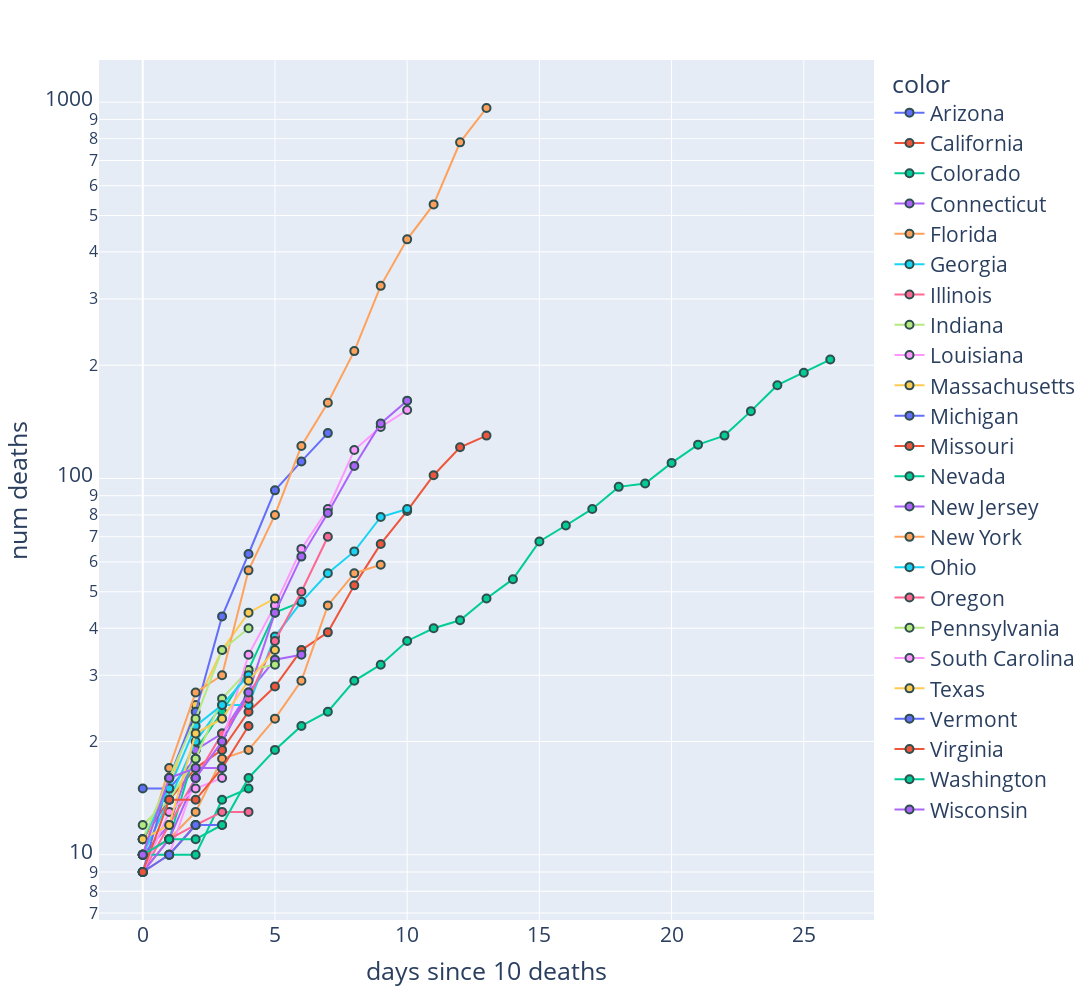

Notebook code for this chart:
### Code cell
plt = px.scatter(x=plot_df.days, y=plot_df.value, color=plot_df.state,
              width=1200, height=1000, 
              log_y=True,
              labels=dict(y='num deaths', x='days since 10 deaths')
            )

plt.update_traces(mode='lines+markers',
                  marker=dict(size=8,
                              line=dict(width=2,
                                        color='DarkSlateGrey')))
plt.update_layout(font=dict(
        size=21))
plt.show()

### Figure 1 — Plotly figure (JSON) as saved in the notebook; plotly's stock layout.template omitted (floating-point values rounded to 4 significant figures)
{"data": [{"hoverlabel": {"namelength": 0}, "hovertemplate": "color=Arizona<br>days since 10 deaths=%{x}<br>num deaths=%{y}", "legendgroup": "Arizona", "marker": {"color": "#636efa", "line": {"color": "DarkSlateGrey", "width": 2}, "size": 8, "symbol": "circle"}, "mode": "lines+markers", "name": "Arizona", "showlegend": true, "type": "scatter", "x": [0, 1, 2, 3, 4, 5, 6, 7, 8, 9, 10, 11, 12, 13, 14, 15, 16, 17, 18, 19, 20, 21, 22, 23, 24, 25, 26], "xaxis": "x", "y": [15, 15, 18, null, null, null, null, null, null, null, null, null, null, null, null, null, null, null, null, null, null, null, null, null, null, null, null], "yaxis": "y"}, {"hoverlabel": {"namelength": 0}, "hovertemplate": "color=California<br>days since 10 deaths=%{x}<br>num deaths=%{y}", "legendgroup": "California", "marker": {"color": "#EF553B", "line": {"color": "DarkSlateGrey", "width": 2}, "size": 8, "symbol": "circle"}, "mode": "lines+markers", "name": "California", "showlegend": true, "type": "scatter", "x": [0, 1, 2, 3, 4, 5, 6, 7, 8, 9, 10, 11, 12, 13, 14, 15, 16, 17, 18, 19, 20, 21, 22, 23, 24, 25, 26], "xaxis": "x", "y": [11, 14, 17, 19, 24, 28, 35, 39, 52, 67, 82, 102, 121, 130, null, null, null, null, null, null, null, null, null, null, null, null, null], "yaxis": "y"}, {"hoverlabel": {"namelength": 0}, "hovertemplate": "color=Colorado<br>days since 10 deaths=%{x}<br>num deaths=%{y}", "legendgroup": "Colorado", "marker": {"color": "#00cc96", "line": {"color": "DarkSlateGrey", "width": 2}, "size": 8, "symbol": "circle"}, "mode": "lines+markers", "name": "Colorado", "showlegend": true, "type": "scatter", "x": [0, 1, 2, 3, 4, 5, 6, 7, 8, 9, 10, 11, 12, 13, 14, 15, 16, 17, 18, 19, 20, 21, 22, 23, 24, 25, 26], "xaxis": "x", "y": [10, 11, 19, 24, 31, 44, 47, null, null, null, null, null, null, null, null, null, null, null, null, null, null, null, null, null, null, null, null], "yaxis": "y"}, {"hoverlabel": {"namelength": 0}, "hovertemplate": "color=Connecticut<br>days since 10 deaths=%{x}<br>num deaths=%{y}", "legendgroup": "Connecticut", "marker": {"color": "#ab63fa", "line": {"color": "DarkSlateGrey", "width": 2}, "size": 8, "symbol": "circle"}, "mode": "lines+markers", "name": "Connecticut", "showlegend": true, "type": "scatter", "x": [0, 1, 2, 3, 4, 5, 6, 7, 8, 9, 10, 11, 12, 13, 14, 15, 16, 17, 18, 19, 20, 21, 22, 23, 24, 25, 26], "xaxis": "x", "y": [10, 12, 19, 21, 27, 33, 34, null, null, null, null, null, null, null, null, null, null, null, null, null, null, null, null, null, null, null, null], "yaxis": "y"}, {"hoverlabel": {"namelength": 0}, "hovertemplate": "color=Florida<br>days since 10 deaths=%{x}<br>num deaths=%{y}", "legendgroup": "Florida", "marker": {"color": "#FFA15A", "line": {"color": "DarkSlateGrey", "width": 2}, "size": 8, "symbol": "circle"}, "mode": "lines+markers", "name": "Florida", "showlegend": true, "type": "scatter", "x": [0, 1, 2, 3, 4, 5, 6, 7, 8, 9, 10, 11, 12, 13, 14, 15, 16, 17, 18, 19, 20, 21, 22, 23, 24, 25, 26], "xaxis": "x", "y": [9, 11, 13, 18, 19, 23, 29, 46, 56, 59, null, null, null, null, null, null, null, null, null, null, null, null, null, null, null, null, null], "yaxis": "y"}, {"hoverlabel": {"namelength": 0}, "hovertemplate": "color=Georgia<br>days since 10 deaths=%{x}<br>num deaths=%{y}", "legendgroup": "Georgia", "marker": {"color": "#19d3f3", "line": {"color": "DarkSlateGrey", "width": 2}, "size": 8, "symbol": "circle"}, "mode": "lines+markers", "name": "Georgia", "showlegend": true, "type": "scatter", "x": [0, 1, 2, 3, 4, 5, 6, 7, 8, 9, 10, 11, 12, 13, 14, 15, 16, 17, 18, 19, 20, 21, 22, 23, 24, 25, 26], "xaxis": "x", "y": [10, 14, 20, 25, 25, 38, 47, 56, 64, 79, 83, null, null, null, null, null, null, null, null, null, null, null, null, null, null, null, null], "yaxis": "y"}, {"hoverlabel": {"namelength": 0}, "hovertemplate": "color=Illinois<br>days since 10 deaths=%{x}<br>num deaths=%{y}", "legendgroup": "Illinois", "marker": {"color": "#FF6692", "line": {"color": "DarkSlateGrey", "width": 2}, "size": 8, "symbol": "circle"}, "mode": "lines+markers", "name": "Illinois", "showlegend": true, "type": "scatter", "x": [0, 1, 2, 3, 4, 5, 6, 7, 8, 9, 10, 11, 12, 13, 14, 15, 16, 17, 18, 19, 20, 21, 22, 23, 24, 25, 26], "xaxis": "x", "y": [9, 12, 16, 21, 26, 37, 50, 70, null, null, null, null, null, null, null, null, null, null, null, null, null, null, null, null, null, null, null], "yaxis": "y"}, {"hoverlabel": {"namelength": 0}, "hovertemplate": "color=Indiana<br>days since 10 deaths=%{x}<br>num deaths=%{y}", "legendgroup": "Indiana", "marker": {"color": "#B6E880", "line": {"color": "DarkSlateGrey", "width": 2}, "size": 8, "symbol": "circle"}, "mode": "lines+markers", "name": "Indiana", "showlegend": true, "type": "scatter", "x": [0, 1, 2, 3, 4, 5, 6, 7, 8, 9, 10, 11, 12, 13, 14, 15, 16, 17, 18, 19, 20, 21, 22, 23, 24, 25, 26], "xaxis": "x", "y": [12, 14, 18, 26, 31, 32, null, null, null, null, null, null, null, null, null, null, null, null, null, null, null, null, null, null, null, null, null], "yaxis": "y"}, {"hoverlabel": {"namelength": 0}, "hovertemplate": "color=Louisiana<br>days since 10 deaths=%{x}<br>num deaths=%{y}", "legendgroup": "Louisiana", "marker": {"color": "#FF97FF", "line": {"color": "DarkSlateGrey", "width": 2}, "size": 8, "symbol": "circle"}, "mode": "lines+markers", "name": "Louisiana", "showlegend": true, "type": "scatter", "x": [0, 1, 2, 3, 4, 5, 6, 7, 8, 9, 10, 11, 12, 13, 14, 15, 16, 17, 18, 19, 20, 21, 22, 23, 24, 25, 26], "xaxis": "x", "y": [10, 10, 16, 20, 34, 46, 65, 83, 119, 137, 152, null, null, null, null, null, null, null, null, null, null, null, null, null, null, null, null], "yaxis": "y"}, {"hoverlabel": {"namelength": 0}, "hovertemplate": "color=Massachusetts<br>days since 10 deaths=%{x}<br>num deaths=%{y}", "legendgroup": "Massachusetts", "marker": {"color": "#FECB52", "line": {"color": "DarkSlateGrey", "width": 2}, "size": 8, "symbol": "circle"}, "mode": "lines+markers", "name": "Massachusetts", "showlegend": true, "type": "scatter", "x": [0, 1, 2, 3, 4, 5, 6, 7, 8, 9, 10, 11, 12, 13, 14, 15, 16, 17, 18, 19, 20, 21, 22, 23, 24, 25, 26], "xaxis": "x", "y": [11, 15, 25, 35, 44, 48, null, null, null, null, null, null, null, null, null, null, null, null, null, null, null, null, null, null, null, null, null], "yaxis": "y"}, {"hoverlabel": {"namelength": 0}, "hovertemplate": "color=Michigan<br>days since 10 deaths=%{x}<br>num deaths=%{y}", "legendgroup": "Michigan", "marker": {"color": "#636efa", "line": {"color": "DarkSlateGrey", "width": 2}, "size": 8, "symbol": "circle"}, "mode": "lines+markers", "name": "Michigan", "showlegend": true, "type": "scatter", "x": [0, 1, 2, 3, 4, 5, 6, 7, 8, 9, 10, 11, 12, 13, 14, 15, 16, 17, 18, 19, 20, 21, 22, 23, 24, 25, 26], "xaxis": "x", "y": [9, 16, 24, 43, 63, 93, 111, 132, null, null, null, null, null, null, null, null, null, null, null, null, null, null, null, null, null, null, null], "yaxis": "y"}, {"hoverlabel": {"namelength": 0}, "hovertemplate": "color=Missouri<br>days since 10 deaths=%{x}<br>num deaths=%{y}", "legendgroup": "Missouri", "marker": {"color": "#EF553B", "line": {"color": "DarkSlateGrey", "width": 2}, "size": 8, "symbol": "circle"}, "mode": "lines+markers", "name": "Missouri", "showlegend": true, "type": "scatter", "x": [0, 1, 2, 3, 4, 5, 6, 7, 8, 9, 10, 11, 12, 13, 14, 15, 16, 17, 18, 19, 20, 21, 22, 23, 24, 25, 26], "xaxis": "x", "y": [9, 10, 12, null, null, null, null, null, null, null, null, null, null, null, null, null, null, null, null, null, null, null, null, null, null, null, null], "yaxis": "y"}, {"hoverlabel": {"namelength": 0}, "hovertemplate": "color=Nevada<br>days since 10 deaths=%{x}<br>num deaths=%{y}", "legendgroup": "Nevada", "marker": {"color": "#00cc96", "line": {"color": "DarkSlateGrey", "width": 2}, "size": 8, "symbol": "circle"}, "mode": "lines+markers", "name": "Nevada", "showlegend": true, "type": "scatter", "x": [0, 1, 2, 3, 4, 5, 6, 7, 8, 9, 10, 11, 12, 13, 14, 15, 16, 17, 18, 19, 20, 21, 22, 23, 24, 25, 26], "xaxis": "x", "y": [10, 10, 10, 14, 15, null, null, null, null, null, null, null, null, null, null, null, null, null, null, null, null, null, null, null, null, null, null], "yaxis": "y"}, {"hoverlabel": {"namelength": 0}, "hovertemplate": "color=New Jersey<br>days since 10 deaths=%{x}<br>num deaths=%{y}", "legendgroup": "New Jersey", "marker": {"color": "#ab63fa", "line": {"color": "DarkSlateGrey", "width": 2}, "size": 8, "symbol": "circle"}, "mode": "lines+markers", "name": "New Jersey", "showlegend": true, "type": "scatter", "x": [0, 1, 2, 3, 4, 5, 6, 7, 8, 9, 10, 11, 12, 13, 14, 15, 16, 17, 18, 19, 20, 21, 22, 23, 24, 25, 26], "xaxis": "x", "y": [9, 11, 16, 20, 27, 44, 62, 81, 108, 140, 161, null, null, null, null, null, null, null, null, null, null, null, null, null, null, null, null], "yaxis": "y"}, {"hoverlabel": {"namelength": 0}, "hovertemplate": "color=New York<br>days since 10 deaths=%{x}<br>num deaths=%{y}", "legendgroup": "New York", "marker": {"color": "#FFA15A", "line": {"color": "DarkSlateGrey", "width": 2}, "size": 8, "symbol": "circle"}, "mode": "lines+markers", "name": "New York", "showlegend": true, "type": "scatter", "x": [0, 1, 2, 3, 4, 5, 6, 7, 8, 9, 10, 11, 12, 13, 14, 15, 16, 17, 18, 19, 20, 21, 22, 23, 24, 25, 26], "xaxis": "x", "y": [10, 17, 27, 30, 57, 80, 122, 159, 218, 325, 432, 535, 782, 965, null, null, null, null, null, null, null, null, null, null, null, null, null], "yaxis": "y"}, {"hoverlabel": {"namelength": 0}, "hovertemplate": "color=Ohio<br>days since 10 deaths=%{x}<br>num deaths=%{y}", "legendgroup": "Ohio", "marker": {"color": "#19d3f3", "line": {"color": "DarkSlateGrey", "width": 2}, "size": 8, "symbol": "circle"}, "mode": "lines+markers", "name": "Ohio", "showlegend": true, "type": "scatter", "x": [0, 1, 2, 3, 4, 5, 6, 7, 8, 9, 10, 11, 12, 13, 14, 15, 16, 17, 18, 19, 20, 21, 22, 23, 24, 25, 26], "xaxis": "x", "y": [11, 15, 22, 25, 30, null, null, null, null, null, null, null, null, null, null, null, null, null, null, null, null, null, null, null, null, null, null], "yaxis": "y"}, {"hoverlabel": {"namelength": 0}, "hovertemplate": "color=Oregon<br>days since 10 deaths=%{x}<br>num deaths=%{y}", "legendgroup": "Oregon", "marker": {"color": "#FF6692", "line": {"color": "DarkSlateGrey", "width": 2}, "size": 8, "symbol": "circle"}, "mode": "lines+markers", "name": "Oregon", "showlegend": true, "type": "scatter", "x": [0, 1, 2, 3, 4, 5, 6, 7, 8, 9, 10, 11, 12, 13, 14, 15, 16, 17, 18, 19, 20, 21, 22, 23, 24, 25, 26], "xaxis": "x", "y": [10, 11, 12, 13, 13, null, null, null, null, null, null, null, null, null, null, null, null, null, null, null, null, null, null, null, null, null, null], "yaxis": "y"}, {"hoverlabel": {"namelength": 0}, "hovertemplate": "color=Pennsylvania<br>days since 10 deaths=%{x}<br>num deaths=%{y}", "legendgroup": "Pennsylvania", "marker": {"color": "#B6E880", "line": {"color": "DarkSlateGrey", "width": 2}, "size": 8, "symbol": "circle"}, "mode": "lines+markers", "name": "Pennsylvania", "showlegend": true, "type": "scatter", "x": [0, 1, 2, 3, 4, 5, 6, 7, 8, 9, 10, 11, 12, 13, 14, 15, 16, 17, 18, 19, 20, 21, 22, 23, 24, 25, 26], "xaxis": "x", "y": [11, 16, 23, 35, 40, null, null, null, null, null, null, null, null, null, null, null, null, null, null, null, null, null, null, null, null, null, null], "yaxis": "y"}, {"hoverlabel": {"namelength": 0}, "hovertemplate": "color=South Carolina<br>days since 10 deaths=%{x}<br>num deaths=%{y}", "legendgroup": "South Carolina", "marker": {"color": "#FF97FF", "line": {"color": "DarkSlateGrey", "width": 2}, "size": 8, "symbol": "circle"}, "mode": "lines+markers", "name": "South Carolina", "showlegend": true, "type": "scatter", "x": [0, 1, 2, 3, 4, 5, 6, 7, 8, 9, 10, 11, 12, 13, 14, 15, 16, 17, 18, 19, 20, 21, 22, 23, 24, 25, 26], "xaxis": "x", "y": [9, 13, 15, 16, null, null, null, null, null, null, null, null, null, null, null, null, null, null, null, null, null, null, null, null, null, null, null], "yaxis": "y"}, {"hoverlabel": {"namelength": 0}, "hovertemplate": "color=Texas<br>days since 10 deaths=%{x}<br>num deaths=%{y}", "legendgroup": "Texas", "marker": {"color": "#FECB52", "line": {"color": "DarkSlateGrey", "width": 2}, "size": 8, "symbol": "circle"}, "mode": "lines+markers", "name": "Texas", "showlegend": true, "type": "scatter", "x": [0, 1, 2, 3, 4, 5, 6, 7, 8, 9, 10, 11, 12, 13, 14, 15, 16, 17, 18, 19, 20, 21, 22, 23, 24, 25, 26], "xaxis": "x", "y": [11, 12, 21, 23, 29, 35, null, null, null, null, null, null, null, null, null, null, null, null, null, null, null, null, null, null, null, null, null], "yaxis": "y"}, {"hoverlabel": {"namelength": 0}, "hovertemplate": "color=Vermont<br>days since 10 deaths=%{x}<br>num deaths=%{y}", "legendgroup": "Vermont", "marker": {"color": "#636efa", "line": {"color": "DarkSlateGrey", "width": 2}, "size": 8, "symbol": "circle"}, "mode": "lines+markers", "name": "Vermont", "showlegend": true, "type": "scatter", "x": [0, 1, 2, 3, 4, 5, 6, 7, 8, 9, 10, 11, 12, 13, 14, 15, 16, 17, 18, 19, 20, 21, 22, 23, 24, 25, 26], "xaxis": "x", "y": [9, 10, 12, 12, null, null, null, null, null, null, null, null, null, null, null, null, null, null, null, null, null, null, null, null, null, null, null], "yaxis": "y"}, {"hoverlabel": {"namelength": 0}, "hovertemplate": "color=Virginia<br>days since 10 deaths=%{x}<br>num deaths=%{y}", "legendgroup": "Virginia", "marker": {"color": "#EF553B", "line": {"color": "DarkSlateGrey", "width": 2}, "size": 8, "symbol": "circle"}, "mode": "lines+markers", "name": "Virginia", "showlegend": true, "type": "scatter", "x": [0, 1, 2, 3, 4, 5, 6, 7, 8, 9, 10, 11, 12, 13, 14, 15, 16, 17, 18, 19, 20, 21, 22, 23, 24, 25, 26], "xaxis": "x", "y": [9, 14, 14, 17, 22, null, null, null, null, null, null, null, null, null, null, null, null, null, null, null, null, null, null, null, null, null, null], "yaxis": "y"}, {"hoverlabel": {"namelength": 0}, "hovertemplate": "color=Washington<br>days since 10 deaths=%{x}<br>num deaths=%{y}", "legendgroup": "Washington", "marker": {"color": "#00cc96", "line": {"color": "DarkSlateGrey", "width": 2}, "size": 8, "symbol": "circle"}, "mode": "lines+markers", "name": "Washington", "showlegend": true, "type": "scatter", "x": [0, 1, 2, 3, 4, 5, 6, 7, 8, 9, 10, 11, 12, 13, 14, 15, 16, 17, 18, 19, 20, 21, 22, 23, 24, 25, 26], "xaxis": "x", "y": [10, 11, 11, 12, 16, 19, 22, 24, 29, 32, 37, 40, 42, 48, 54, 68, 75, 83, 95, 97, 110, 123, 130, 151, 177, 191, 207], "yaxis": "y"}, {"hoverlabel": {"namelength": 0}, "hovertemplate": "color=Wisconsin<br>days since 10 deaths=%{x}<br>num deaths=%{y}", "legendgroup": "Wisconsin", "marker": {"color": "#ab63fa", "line": {"color": "DarkSlateGrey", "width": 2}, "size": 8, "symbol": "circle"}, "mode": "lines+markers", "name": "Wisconsin", "showlegend": true, "type": "scatter", "x": [0, 1, 2, 3, 4, 5, 6, 7, 8, 9, 10, 11, 12, 13, 14, 15, 16, 17, 18, 19, 20, 21, 22, 23, 24, 25, 26], "xaxis": "x", "y": [10, 16, 17, 17, null, null, null, null, null, null, null, null, null, null, null, null, null, null, null, null, null, null, null, null, null, null, null], "yaxis": "y"}], "layout": {"font": {"size": 21}, "height": 1000, "legend": {"title": {"text": "color"}, "tracegroupgap": 0}, "margin": {"t": 60}, "width": 1200, "xaxis": {"anchor": "y", "autorange": true, "domain": [0, 1], "range": [-1.632, 27.63], "title": {"text": "days since 10 deaths"}, "type": "linear"}, "yaxis": {"anchor": "x", "autorange": true, "domain": [0, 1], "range": [0.8267, 3.112], "title": {"text": "num deaths"}, "type": "log"}}}
